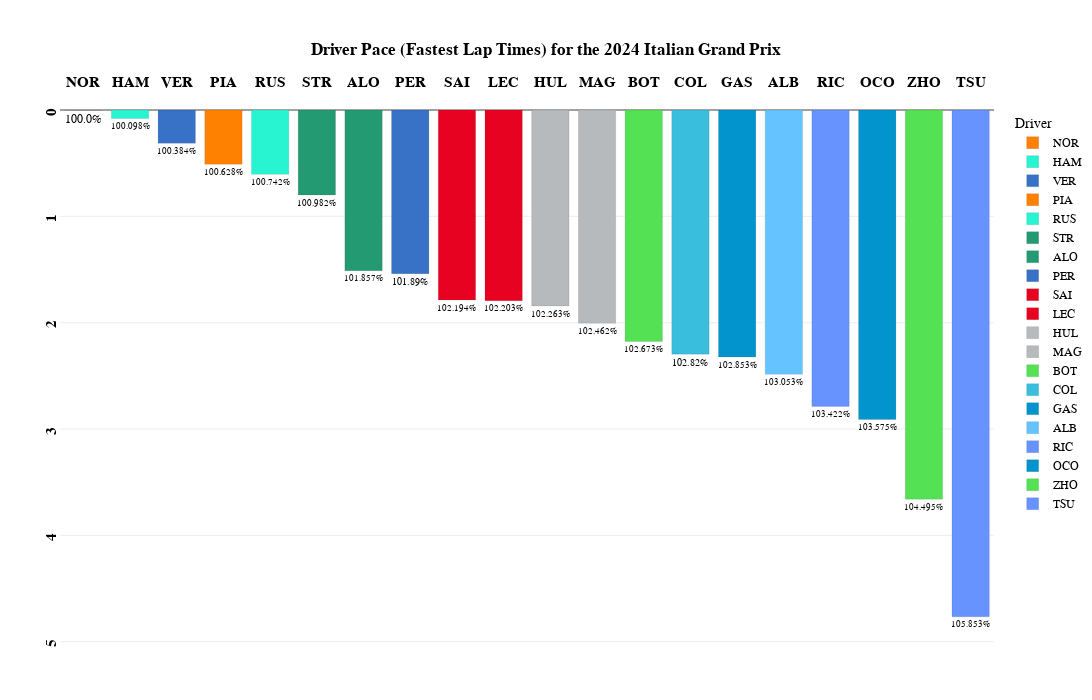

The notebook cell saved with this chart:
### Code cell
fig_min=px.bar(
    transformed_laps_relative_min_all,
    x="Driver",
    y="Delta_Min_All",
    color='Driver',
    template="xgridoff",
    title="<b>Driver Pace (Fastest Lap Times) for the {} {}</b>".format(year,gp),
    text="Delta_Percent_All",
    height=700, width=1200,
    color_discrete_map={
                 "ALB": "#64C4FF",
                 "ALO": "#229971",
                 "BOT": "#52e252",
                 "COL": "#37BEDD",
                 "GAS": "#0093cc",
                 "HAM": "#27F4D2",
                 "HUL": "#B6BABD",
                 "LEC": "#E80020",
                 "MAG": "#B6BABD",
                 "NOR": "#FF8000",
                 "OCO": "#0093cc",
                 "PER": "#3671C6",
                 "PIA": "#FF8000",
                 "RIC": "#6692FF",
                 "RUS": "#27F4D2",
                 "SAI": "#E80020",
                 "SAR": "#37BEDD",
                 "STR": "#229971",
                 "TSU": "#6692FF",
                 "VER": "#3671C6",
                 "ZHO": "#52e252"
          }
)

fig_min.update_traces(textposition='outside')

fig_min.update_traces(opacity=0.85)

fig_min.update_traces( marker_line_color='white',marker_line_width=1.5)

fig_min.update_yaxes(tickangle = -90,tickprefix="<b>",ticksuffix ="</b><br>")

fig_min.update_xaxes(tickangle = -0,tickprefix="<b>",ticksuffix ="</b><br>")

fig_min.update_yaxes(range=[transformed_laps_relative_min_all['Delta_Min_All'].max()+0.5, 0])

fig_min.update_layout(
    xaxis={'side': 'top'},
    yaxis={'side': 'left'}
)

fig_min.update_xaxes(title_text='')      # Remove axis titles
fig_min.update_yaxes(title_text='')

fig_min.update_xaxes(
        title_standoff = 75
)

fig_min.update_layout(
    title_x=0.5,
    margin=dict(l=60, r=5, t=110, b=30),
    hoverlabel=dict(
    bgcolor="white",
    font_size=16,
    font_family="PT Sans Narrow"
    ),
    yaxis = dict(tickfont = dict(size=15)),
    xaxis = dict(tickfont = dict(size=15)),
    font=dict(
        family="PT Sans Narrow",
        size=12,
        color="Black"
    ),
    title_font_family="PT Sans Narrow"
)
fig_min.update_yaxes(ticksuffix = "  ")

fig_min.update_traces( marker_line_color='Black',marker_line_width=0.1, opacity=0.99)

fig_min.show()

### Figure 1 — Plotly figure (JSON) as saved in the notebook; plotly's stock layout.template omitted (floating-point values rounded to 4 significant figures)
{"data": [{"alignmentgroup": "True", "hovertemplate": "Driver=%{x}<br>Delta_Min_All=%{y}<br>Delta_Percent_All=%{text}<extra></extra>", "legendgroup": "NOR", "marker": {"color": "#FF8000", "line": {"color": "Black", "width": 0.1}, "pattern": {"shape": ""}}, "name": "NOR", "offsetgroup": "NOR", "opacity": 0.99, "orientation": "v", "showlegend": true, "text": ["100.0%"], "textposition": "outside", "type": "bar", "x": ["NOR"], "xaxis": "x", "y": [0.001], "yaxis": "y"}, {"alignmentgroup": "True", "hovertemplate": "Driver=%{x}<br>Delta_Min_All=%{y}<br>Delta_Percent_All=%{text}<extra></extra>", "legendgroup": "HAM", "marker": {"color": "#27F4D2", "line": {"color": "Black", "width": 0.1}, "pattern": {"shape": ""}}, "name": "HAM", "offsetgroup": "HAM", "opacity": 0.99, "orientation": "v", "showlegend": true, "text": ["100.098%"], "textposition": "outside", "type": "bar", "x": ["HAM"], "xaxis": "x", "y": [0.08], "yaxis": "y"}, {"alignmentgroup": "True", "hovertemplate": "Driver=%{x}<br>Delta_Min_All=%{y}<br>Delta_Percent_All=%{text}<extra></extra>", "legendgroup": "VER", "marker": {"color": "#3671C6", "line": {"color": "Black", "width": 0.1}, "pattern": {"shape": ""}}, "name": "VER", "offsetgroup": "VER", "opacity": 0.99, "orientation": "v", "showlegend": true, "text": ["100.384%"], "textposition": "outside", "type": "bar", "x": ["VER"], "xaxis": "x", "y": [0.313], "yaxis": "y"}, {"alignmentgroup": "True", "hovertemplate": "Driver=%{x}<br>Delta_Min_All=%{y}<br>Delta_Percent_All=%{text}<extra></extra>", "legendgroup": "PIA", "marker": {"color": "#FF8000", "line": {"color": "Black", "width": 0.1}, "pattern": {"shape": ""}}, "name": "PIA", "offsetgroup": "PIA", "opacity": 0.99, "orientation": "v", "showlegend": true, "text": ["100.628%"], "textposition": "outside", "type": "bar", "x": ["PIA"], "xaxis": "x", "y": [0.511], "yaxis": "y"}, {"alignmentgroup": "True", "hovertemplate": "Driver=%{x}<br>Delta_Min_All=%{y}<br>Delta_Percent_All=%{text}<extra></extra>", "legendgroup": "RUS", "marker": {"color": "#27F4D2", "line": {"color": "Black", "width": 0.1}, "pattern": {"shape": ""}}, "name": "RUS", "offsetgroup": "RUS", "opacity": 0.99, "orientation": "v", "showlegend": true, "text": ["100.742%"], "textposition": "outside", "type": "bar", "x": ["RUS"], "xaxis": "x", "y": [0.604], "yaxis": "y"}, {"alignmentgroup": "True", "hovertemplate": "Driver=%{x}<br>Delta_Min_All=%{y}<br>Delta_Percent_All=%{text}<extra></extra>", "legendgroup": "STR", "marker": {"color": "#229971", "line": {"color": "Black", "width": 0.1}, "pattern": {"shape": ""}}, "name": "STR", "offsetgroup": "STR", "opacity": 0.99, "orientation": "v", "showlegend": true, "text": ["100.982%"], "textposition": "outside", "type": "bar", "x": ["STR"], "xaxis": "x", "y": [0.8], "yaxis": "y"}, {"alignmentgroup": "True", "hovertemplate": "Driver=%{x}<br>Delta_Min_All=%{y}<br>Delta_Percent_All=%{text}<extra></extra>", "legendgroup": "ALO", "marker": {"color": "#229971", "line": {"color": "Black", "width": 0.1}, "pattern": {"shape": ""}}, "name": "ALO", "offsetgroup": "ALO", "opacity": 0.99, "orientation": "v", "showlegend": true, "text": ["101.857%"], "textposition": "outside", "type": "bar", "x": ["ALO"], "xaxis": "x", "y": [1.512], "yaxis": "y"}, {"alignmentgroup": "True", "hovertemplate": "Driver=%{x}<br>Delta_Min_All=%{y}<br>Delta_Percent_All=%{text}<extra></extra>", "legendgroup": "PER", "marker": {"color": "#3671C6", "line": {"color": "Black", "width": 0.1}, "pattern": {"shape": ""}}, "name": "PER", "offsetgroup": "PER", "opacity": 0.99, "orientation": "v", "showlegend": true, "text": ["101.89%"], "textposition": "outside", "type": "bar", "x": ["PER"], "xaxis": "x", "y": [1.539], "yaxis": "y"}, {"alignmentgroup": "True", "hovertemplate": "Driver=%{x}<br>Delta_Min_All=%{y}<br>Delta_Percent_All=%{text}<extra></extra>", "legendgroup": "SAI", "marker": {"color": "#E80020", "line": {"color": "Black", "width": 0.1}, "pattern": {"shape": ""}}, "name": "SAI", "offsetgroup": "SAI", "opacity": 0.99, "orientation": "v", "showlegend": true, "text": ["102.194%"], "textposition": "outside", "type": "bar", "x": ["SAI"], "xaxis": "x", "y": [1.787], "yaxis": "y"}, {"alignmentgroup": "True", "hovertemplate": "Driver=%{x}<br>Delta_Min_All=%{y}<br>Delta_Percent_All=%{text}<extra></extra>", "legendgroup": "LEC", "marker": {"color": "#E80020", "line": {"color": "Black", "width": 0.1}, "pattern": {"shape": ""}}, "name": "LEC", "offsetgroup": "LEC", "opacity": 0.99, "orientation": "v", "showlegend": true, "text": ["102.203%"], "textposition": "outside", "type": "bar", "x": ["LEC"], "xaxis": "x", "y": [1.794], "yaxis": "y"}, {"alignmentgroup": "True", "hovertemplate": "Driver=%{x}<br>Delta_Min_All=%{y}<br>Delta_Percent_All=%{text}<extra></extra>", "legendgroup": "HUL", "marker": {"color": "#B6BABD", "line": {"color": "Black", "width": 0.1}, "pattern": {"shape": ""}}, "name": "HUL", "offsetgroup": "HUL", "opacity": 0.99, "orientation": "v", "showlegend": true, "text": ["102.263%"], "textposition": "outside", "type": "bar", "x": ["HUL"], "xaxis": "x", "y": [1.843], "yaxis": "y"}, {"alignmentgroup": "True", "hovertemplate": "Driver=%{x}<br>Delta_Min_All=%{y}<br>Delta_Percent_All=%{text}<extra></extra>", "legendgroup": "MAG", "marker": {"color": "#B6BABD", "line": {"color": "Black", "width": 0.1}, "pattern": {"shape": ""}}, "name": "MAG", "offsetgroup": "MAG", "opacity": 0.99, "orientation": "v", "showlegend": true, "text": ["102.462%"], "textposition": "outside", "type": "bar", "x": ["MAG"], "xaxis": "x", "y": [2.005], "yaxis": "y"}, {"alignmentgroup": "True", "hovertemplate": "Driver=%{x}<br>Delta_Min_All=%{y}<br>Delta_Percent_All=%{text}<extra></extra>", "legendgroup": "BOT", "marker": {"color": "#52e252", "line": {"color": "Black", "width": 0.1}, "pattern": {"shape": ""}}, "name": "BOT", "offsetgroup": "BOT", "opacity": 0.99, "orientation": "v", "showlegend": true, "text": ["102.673%"], "textposition": "outside", "type": "bar", "x": ["BOT"], "xaxis": "x", "y": [2.177], "yaxis": "y"}, {"alignmentgroup": "True", "hovertemplate": "Driver=%{x}<br>Delta_Min_All=%{y}<br>Delta_Percent_All=%{text}<extra></extra>", "legendgroup": "COL", "marker": {"color": "#37BEDD", "line": {"color": "Black", "width": 0.1}, "pattern": {"shape": ""}}, "name": "COL", "offsetgroup": "COL", "opacity": 0.99, "orientation": "v", "showlegend": true, "text": ["102.82%"], "textposition": "outside", "type": "bar", "x": ["COL"], "xaxis": "x", "y": [2.296], "yaxis": "y"}, {"alignmentgroup": "True", "hovertemplate": "Driver=%{x}<br>Delta_Min_All=%{y}<br>Delta_Percent_All=%{text}<extra></extra>", "legendgroup": "GAS", "marker": {"color": "#0093cc", "line": {"color": "Black", "width": 0.1}, "pattern": {"shape": ""}}, "name": "GAS", "offsetgroup": "GAS", "opacity": 0.99, "orientation": "v", "showlegend": true, "text": ["102.853%"], "textposition": "outside", "type": "bar", "x": ["GAS"], "xaxis": "x", "y": [2.323], "yaxis": "y"}, {"alignmentgroup": "True", "hovertemplate": "Driver=%{x}<br>Delta_Min_All=%{y}<br>Delta_Percent_All=%{text}<extra></extra>", "legendgroup": "ALB", "marker": {"color": "#64C4FF", "line": {"color": "Black", "width": 0.1}, "pattern": {"shape": ""}}, "name": "ALB", "offsetgroup": "ALB", "opacity": 0.99, "orientation": "v", "showlegend": true, "text": ["103.053%"], "textposition": "outside", "type": "bar", "x": ["ALB"], "xaxis": "x", "y": [2.486], "yaxis": "y"}, {"alignmentgroup": "True", "hovertemplate": "Driver=%{x}<br>Delta_Min_All=%{y}<br>Delta_Percent_All=%{text}<extra></extra>", "legendgroup": "RIC", "marker": {"color": "#6692FF", "line": {"color": "Black", "width": 0.1}, "pattern": {"shape": ""}}, "name": "RIC", "offsetgroup": "RIC", "opacity": 0.99, "orientation": "v", "showlegend": true, "text": ["103.422%"], "textposition": "outside", "type": "bar", "x": ["RIC"], "xaxis": "x", "y": [2.787], "yaxis": "y"}, {"alignmentgroup": "True", "hovertemplate": "Driver=%{x}<br>Delta_Min_All=%{y}<br>Delta_Percent_All=%{text}<extra></extra>", "legendgroup": "OCO", "marker": {"color": "#0093cc", "line": {"color": "Black", "width": 0.1}, "pattern": {"shape": ""}}, "name": "OCO", "offsetgroup": "OCO", "opacity": 0.99, "orientation": "v", "showlegend": true, "text": ["103.575%"], "textposition": "outside", "type": "bar", "x": ["OCO"], "xaxis": "x", "y": [2.911], "yaxis": "y"}, {"alignmentgroup": "True", "hovertemplate": "Driver=%{x}<br>Delta_Min_All=%{y}<br>Delta_Percent_All=%{text}<extra></extra>", "legendgroup": "ZHO", "marker": {"color": "#52e252", "line": {"color": "Black", "width": 0.1}, "pattern": {"shape": ""}}, "name": "ZHO", "offsetgroup": "ZHO", "opacity": 0.99, "orientation": "v", "showlegend": true, "text": ["104.495%"], "textposition": "outside", "type": "bar", "x": ["ZHO"], "xaxis": "x", "y": [3.66], "yaxis": "y"}, {"alignmentgroup": "True", "hovertemplate": "Driver=%{x}<br>Delta_Min_All=%{y}<br>Delta_Percent_All=%{text}<extra></extra>", "legendgroup": "TSU", "marker": {"color": "#6692FF", "line": {"color": "Black", "width": 0.1}, "pattern": {"shape": ""}}, "name": "TSU", "offsetgroup": "TSU", "opacity": 0.99, "orientation": "v", "showlegend": true, "text": ["105.853%"], "textposition": "outside", "type": "bar", "x": ["TSU"], "xaxis": "x", "y": [4.766], "yaxis": "y"}], "layout": {"barmode": "relative", "font": {"color": "Black", "family": "PT Sans Narrow", "size": 12}, "height": 700, "hoverlabel": {"bgcolor": "white", "font": {"family": "PT Sans Narrow", "size": 16}}, "legend": {"title": {"text": "Driver"}, "tracegroupgap": 0}, "margin": {"b": 30, "l": 60, "r": 5, "t": 110}, "title": {"font": {"family": "PT Sans Narrow"}, "text": "<b>Driver Pace (Fastest Lap Times) for the 2024 Italian Grand Prix</b>", "x": 0.5}, "width": 1200, "xaxis": {"anchor": "y", "categoryarray": ["NOR", "HAM", "VER", "PIA", "RUS", "STR", "ALO", "PER", "SAI", "LEC", "HUL", "MAG", "BOT", "COL", "GAS", "ALB", "RIC", "OCO", "ZHO", "TSU"], "categoryorder": "array", "domain": [0, 1], "side": "top", "tickangle": 0, "tickfont": {"size": 15}, "tickprefix": "<b>", "ticksuffix": "</b><br>", "title": {"standoff": 75, "text": ""}}, "yaxis": {"anchor": "x", "domain": [0, 1], "range": [5.266, 0], "side": "left", "tickangle": -90, "tickfont": {"size": 15}, "tickprefix": "<b>", "ticksuffix": "  ", "title": {"text": ""}}}}
